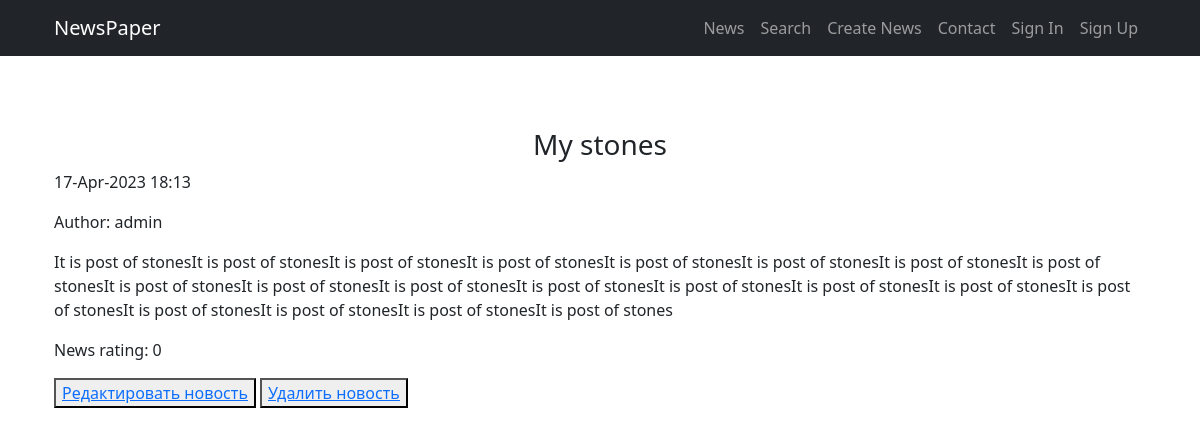
Page /news/11 on the committed database.
### news/models.py (models this page shows, shortened)
class Post(models.Model):
    post_author = models.ForeignKey(Author, on_delete=models.CASCADE)
    news_title = models.CharField(max_length=255)
    news_text = models.TextField()
    news_rating = models.IntegerField(default=0)
    create_time = models.DateTimeField(auto_now_add=True)
    news = 'nw'
    article = 'ar'
    NEWS_TYPE = [(news, 'Новость'),
                 (article, 'Статья')]
    news_type_choice = models.CharField(max_length=20,
                                        choices=NEWS_TYPE,
                                        default=news)
    category = models.ManyToManyField(Category, through='PostCategory')

class Author(models.Model):
    author = models.OneToOneField(User, on_delete=models.CASCADE)
    author_rating = models.IntegerField(default=0)

### news/views.py (the view)
# urls.py: path('<int:pk>', NewsDetail.as_view(), name='news'),
class NewsDetail(DetailView):
    model = Post
    template_name = 'newsobj.html'
    context_object_name = 'newsobj'

### news/templatetags/custom_filters.py (called while the page is built)
@register.filter(name='censor')
def censor(value):
    if isinstance(value, str):
        for _ in cens_words_list:
            if _.lower() in value.lower():
                value = value.replace(_.lower(), '*' * len(_))
            else:
                continue
    else:
        raise ValueError
    return value

@register.filter(name='multiply')
def multiply(value, arg):
    if isinstance(value, str) and isinstance(arg, int):
        return str(value) * arg
    else:
        raise ValueError(f'Нельзя умножить {type(value)} на {type(arg)}')

### templates/newsobj.html (shortened to what this page needs)
{% extends 'flatpages/default.html' %}
{% load custom_filters %}
{% block content %}
        {% if newsobj %}
                <h3 class="col-lg-12 text-center"> {{ newsobj.news_title|censor }} </h3>
                <p> {{ newsobj.create_time.date|date:'d-M-Y' }} {{ newsobj.create_time.time|time:'H:i' }} </p>
                <p> Author: {{ newsobj.post_author.author.username }} </p>
                <p> {{ newsobj.news_text|censor|multiply:20 }} </p>
                <p> News rating: {{ newsobj.news_rating }} </p>
                <p><button><a href="{% url 'edit' newsobj.id %}"><u>Редактировать новость</u></a></button> <button><a href="{% url 'delete' newsobj.id %}"><u> Удалить новость </u></a></button></p>
        {% else %}
                <h2>Статья была удалена или никогда не существовала</h2>
        {% endif %}
{% endblock content %}

### rows in the picture
Post: news_title|censor "My stones", create_time "17-Apr-2023", create_time.time "18:13", post_author.author.username "admin", news_text|censor "It is post of stonesIt is post of stonesIt is post of stonesIt is post of stonesIt is post of stonesIt is post of stonesIt is post of stonesIt is post of stonesIt is post of stonesIt is post of stonesIt is post of stonesIt is post of stonesIt is post of stonesIt is post of stonesIt is post of stonesIt is post of stonesIt is post of stonesIt is post of stonesIt is post of stonesIt is post of stones", news_rating "0"
